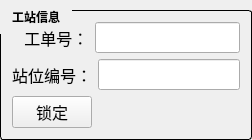
       <widget class="QGroupBox" name="groupBox_A_workInfo_3">
        <property name="styleSheet">
         <string notr="true">QGroupBox {
    font: bold; 
    border: 1px solid black;
    border-radius: 3px;
    margin-top: 10px;
}
QGroupBox::title {
    subcontrol-origin:  margin;
    subcontrol-position: top left;    // for second image:  top; 
    padding: 10px 10px;
}
</string>
        </property>
        <property name="title">
         <string>工站信息</string>
        </property>
        <layout class="QGridLayout" name="gridLayout_4">
         <item row="2" column="0">
          <widget class="QPushButton" name="btn_lock">
           <property name="sizePolicy">
            <sizepolicy hsizetype="Fixed" vsizetype="Fixed">
             <horstretch>0</horstretch>
             <verstretch>0</verstretch>
            </sizepolicy>
           </property>
           <property name="font">
            <font>
             <family>Microsoft YaHei</family>
             <pointsize>12</pointsize>
            </font>
           </property>
           <property name="text">
            <string>锁定</string>
           </property>
          </widget>
         </item>
         <item row="1" column="0">
          <layout class="QHBoxLayout" name="horizontalLayout_30" stretch="1,4">
           <item>
            <widget class="QLabel" name="label_stationNo">
             <property name="font">
              <font>
               <family>Microsoft YaHei</family>
               <pointsize>12</pointsize>
              </font>
             </property>
             <property name="text">
              <string>站位编号：</string>
             </property>
             <property name="alignment">
              <set>Qt::AlignLeading|Qt::AlignLeft|Qt::AlignVCenter</set>
             </property>
            </widget>
           </item>
           <item>
            <widget class="QLineEdit" name="lineEdit_stationNo">
             <property name="sizePolicy">
              <sizepolicy hsizetype="Minimum" vsizetype="Fixed">
               <horstretch>0</horstretch>
               <verstretch>0</verstretch>
              </sizepolicy>
             </property>
             <property name="maximumSize">
              <size>
               <width>350</width>
               <height>16777215</height>
              </size>
             </property>
             <property name="font">
              <font>
               <family>Microsoft YaHei</family>
               <pointsize>12</pointsize>
              </font>
             </property>
            </widget>
           </item>
          </layout>
         </item>
         <item row="0" column="0">
          <layout class="QHBoxLayout" name="horizontalLayout_27" stretch="1,4">
           <item>
            <widget class="QLabel" name="label_prodNo">
             <property name="font">
              <font>
               <family>Microsoft YaHei</family>
               <pointsize>12</pointsize>
              </font>
             </property>
             <property name="text">
              <string>   工单号：</string>
             </property>
             <property name="alignment">
              <set>Qt::AlignLeading|Qt::AlignLeft|Qt::AlignVCenter</set>
             </property>
            </widget>
           </item>
           <item>
            <widget class="QLineEdit" name="lineEdit_prodNo">
             <property name="sizePolicy">
              <sizepolicy hsizetype="Maximum" vsizetype="Fixed">
               <horstretch>0</horstretch>
               <verstretch>0</verstretch>
              </sizepolicy>
             </property>
             <property name="maximumSize">
              <size>
               <width>350</width>
               <height>16777215</height>
              </size>
             </property>
             <property name="font">
              <font>
               <family>Microsoft YaHei</family>
               <pointsize>12</pointsize>
              </font>
             </property>
            </widget>
           </item>
          </layout>
         </item>
        </layout>
       </widget>
